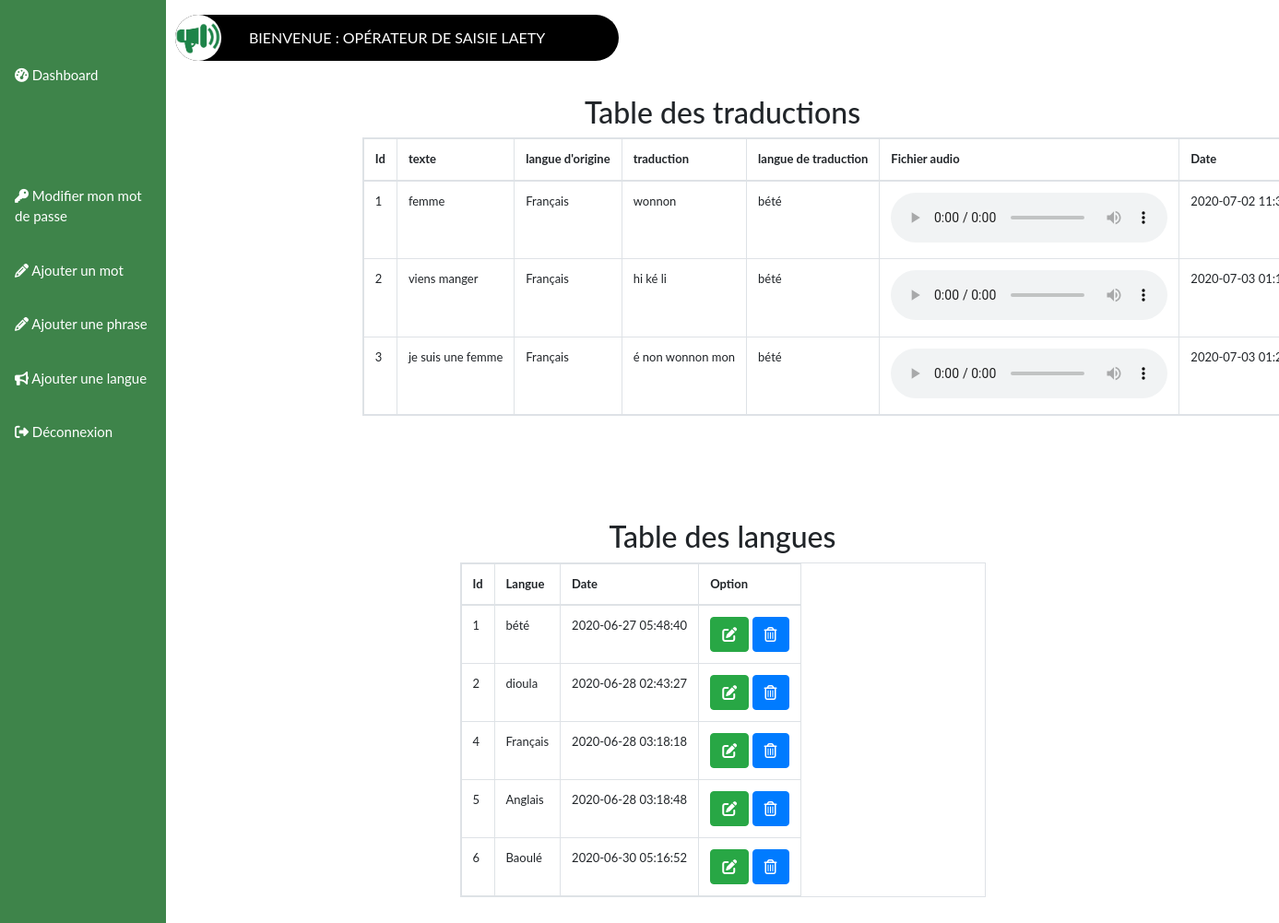
The page /dbd.php (signed in) on the database its author committed.
### tables this page shows
CREATE TABLE `data` (
  `id` int(11) NOT NULL,
  `texte1` varchar(255) NOT NULL,
  `langue_start` varchar(255) NOT NULL,
  `texte2` varchar(255) NOT NULL,
  `langue_end` varchar(255) NOT NULL,
  `audio` varchar(255) NOT NULL,
  `datec` datetime NOT NULL
);

CREATE TABLE `langues` (
  `id` int(11) NOT NULL,
  `langue` varchar(255) NOT NULL,
  `datec` datetime NOT NULL
);

### dbd.php (the view, shortened to what this page needs)
<?php session_start();
if(isset($_SESSION['nometprenoms'])){
  $nometprenoms = $_SESSION['nometprenoms'];
  $role = $_SESSION['role'];
}else{
  echo '<script language="Javascript">';
    echo 'document.location.replace("./logout.php")';
    echo ' </script>';
}
?>
<!DOCTYPE html>
<html lang="en">
<head>
    <link rel="stylesheet" href="https://maxcdn.bootstrapcdn.com/bootstrap/4.5.0/css/bootstrap.min.css">
</head>
<body>
     <?php include('connection.php');
        if($role != 'Administrateur' && $role != 'Superviseur'){
      ?>
  <div class="sidebar ">
  <br><br><a href="#dashboard"><i class="fa fa-tachometer" aria-hidden="true"></i> Dashboard</a><br><br><br><br>
  <a href="editpwd.php"><i class="fa fa-key" aria-hidden="true"></i> Modifier mon mot de passe</a><br>
  <a href="addtext.php"><i class="fa fa-pencil" aria-hidden="true"></i> Ajouter un mot</a><br>
  <a href="addtext.php"><i class="fa fa-pencil" aria-hidden="true"></i> Ajouter une phrase</a><br>
  <a href="addlang.php"><i class="fa fa-bullhorn" aria-hidden="true"></i> Ajouter une langue</a><br>
  <a href="logout.php"><i class="fa fa-sign-out" aria-hidden="true"></i> Déconnexion</a><br>
  </div>
    <div class="main">
    <p>
        <div class="chip heading text-center text-uppercase text-white mb-3">
            <img src="logo.PNG" alt="logo" width="96" height="96">
                Bienvenue : <?php echo $role ; ?> <?php echo $nometprenoms ; ?> <br></br>
        </div>
    <center><h2>Table des traductions</h2></center>
    <div class="row">
    <div class="col-md-12 offset-md-2">
    <table class="table table-responsive table-bordered table-hovered">
    <thead>
    <tr>
      <td>Id</td>
      <td>texte</td>
      <td>langue d'origine</td>
      <td>traduction</td>
      <td>langue de traduction</td>
      <td>Fichier audio</td>
      <td>Date</td>
    </tr>
    </thead>
    <tbody>
    <?php
      include_once('connection.php');
      $sql = "SELECT id, texte1, langue_start, texte2, langue_end, audio, datec FROM data";
      $result_text = mysqli_query($con,$sql);
      while($row = mysqli_fetch_array($result_text)) { ?>
    <tr>
    <td><?php echo $row['id'] ?></td>
    <td><?php echo $row['texte1'] ?></td>
    <td><?php echo $row['langue_start'] ?></td>
    <td><?php echo $row['texte2'] ?></td>
    <td><?php echo $row['langue_end'] ?></td>
    <td>
      <audio controls>
        <source src="<?php echo $row['audio'] ?>" type="audio/mpeg">
      </audio>
    </td>
    <td><?php echo $row['datec'] ?></td>
    </tr>
    <?php } ?>
    </tbody>
    </table>
    </div>
    </div><br><br><br><br>
    <center><h2>Table des langues</h2></center>
    <div class="container">
    <div class="row">
    <div class="w-50 mx-auto">
    <table class="table table-responsive table-bordered table-hovered">
    <thead>
    <tr>
      <td>Id</td>
      <td>Langue</td>
      <td>Date</td>
      <td>Option</td>
    </tr>
    </thead>
    <tbody>
    <?php
      include_once('connection.php');
      $sql = "SELECT id, langue, datec FROM langues";
      $result_langue = mysqli_query($con, $sql);
      while($row = mysqli_fetch_array($result_langue)) { ?>
    <tr>
    <td><?php echo $row['id'] ?></td>
    <td><?php echo $row['langue'] ?></td>
    <td><?php echo $row['datec'] ?></td>
    <td>
    <a href="editlang.php?id=<?php echo $row['id']?>" class="btn btn-success"> <i class="fas fa-edit"></i></a>
    <a href="dellang.php?id=<?php echo $row['id']?>" class="btn btn-primary"> <i class="far fa-trash-alt"></i></a>
    </td>
    </tr>
    <?php } ?>
    </tbody>
    </table>
    </div>
    </div>
    </div>
    </p>
    </div>
    <?php
       }
    ?>
</body>
</html>

### dbd.php (style rules this page uses)
body { font-family: "Lato", sans-serif; }
.sidebar { height: 100%; width: 180px; position: fixed; z-index: 1; top: 0; left: 0; background-color: #3E844A; overflow-x: hidden; padding-top: 16px; }
.sidebar a { padding: 6px 8px 6px 16px; text-decoration: none; font-size: 15px; color: #FFFFFF; display: block; }
.main { margin-left: 180px; padding: 0px 10px; }
.chip { display: inline-block; padding: 0 80px; height: 50px; font-size: 16px; line-height: 50px; border-radius: 25px; background-color: #000000; }
.chip img { float: left; margin: 0 10px 0 -80px; height: 50px; width: 50px; border-radius: 50%; }
table { font-size: 13px; }
thead { font-weight: bold; }

### rows shown on the page
data: id "1", texte1 "femme", langue_start "Français", texte2 "wonnon", langue_end "bété", datec "2020-07-02…"
data: id "2", texte1 "viens manger", langue_start "Français", texte2 "hi ké li", langue_end "bété", datec "2020-07-03…"
data: id "3", texte1 "je suis une femme", langue_start "Français", texte2 "é non wonnon mon", langue_end "bété", datec "2020-07-03…"
langues: id "1", langue "bété", datec "2020-06-27 05:48:40"
langues: id "2", langue "dioula", datec "2020-06-28 02:43:27"
langues: id "4", langue "Français", datec "2020-06-28 03:18:18"
langues: id "5", langue "Anglais", datec "2020-06-28 03:18:48"
langues: id "6", langue "Baoulé", datec "2020-06-30 05:16:52"

### other values the page prints
$role "OPÉRATEUR DE SAISIE"
$nometprenoms "LAETY"
